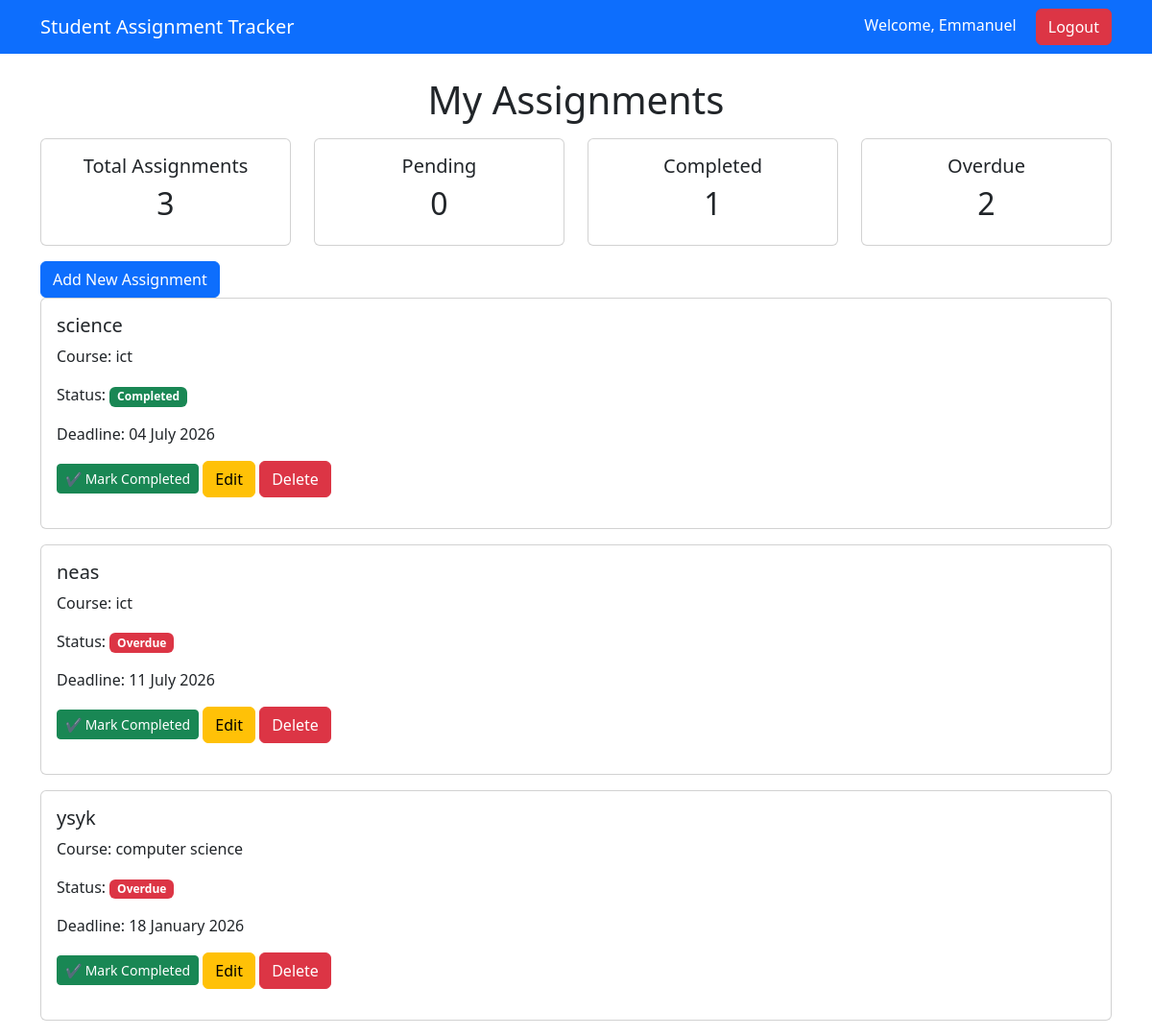
Screenshot of / (signed in) with the database file from the repository.
### models.py (models this page shows, shortened)
class User(db.Model, UserMixin):
    id = db.Column(db.Integer, primary_key=True)
    username = db.Column(db.String(80), unique=True, nullable=False)
    email = db.Column(db.String(120), unique=True, nullable=False)
    password = db.Column(db.String(255), nullable=False)
    assignments = db.relationship(
        "Assignment",
        backref="user",
        lazy=True
    )

class Assignment(db.Model):
    id = db.Column(db.Integer, primary_key=True)
    title = db.Column(db.String(100), nullable=False)
    course = db.Column(db.String(100), nullable=False)
    deadline = db.Column(db.Date, nullable=False)
    status = db.Column(db.String(50), default="Pending")
    user_id = db.Column(
    db.Integer,
    db.ForeignKey("user.id"),
    nullable=True
)

### app.py (the view)
@app.route("/")
@login_required
def home():
    assignments = Assignment.query.filter_by(
        user_id=current_user.id
    ).all()
    today = datetime.today().date()
    for assignment in assignments:
        if (
            assignment.deadline < today
            and assignment.status != "Completed"
        ):
            assignment.status = "Overdue"
    db.session.commit()
    total = len(assignments)
    pending = len([
        a for a in assignments
        if a.status == "Pending"
    ])
    completed = len([
        a for a in assignments
        if a.status == "Completed"
    ])
    overdue = len([
        a for a in assignments
        if a.status == "Overdue"
    ])
    return render_template(
        "index.html",
        assignments=assignments,
        total=total,
        pending=pending,
        completed=completed,
        overdue=overdue
    )

### app.py (called while the page is built)
@login_manager.user_loader
def load_user(user_id):
    return User.query.get(int(user_id))

### templates/index.html (shortened to what this page needs)
{% extends "base.html" %}
{% block content %}
<h1 class="text-center mb-3">
    My Assignments
</h1>
<div class="row mb-3">
    <div class="col-md-3">
        <div class="card text-center">
            <div class="card-body">
                <h5>Total Assignments</h5>
                <h2>{{ total }}</h2>
            </div>
        </div>
    </div>
    <div class="col-md-3">
        <div class="card text-center">
            <div class="card-body">
                <h5>Pending</h5>
                <h2>{{ pending }}</h2>
            </div>
        </div>
    </div>
    <div class="col-md-3">
        <div class="card text-center">
            <div class="card-body">
                <h5>Completed</h5>
                <h2>{{ completed }}</h2>
            </div>
        </div>
    </div>
    <div class="col-md-3">
    <div class="card text-center">
        <div class="card-body">
            <h5>Overdue</h5>
            <h2>{{ overdue }}</h2>
        </div>
    </div>
</div>
</div>
<div class="md-3">
    <a href="{{ url_for('add_assignment') }}" class="btn btn-primary">
        Add New Assignment
    </a>
</div>
{% for assignment in assignments %}
<div class="card mb-3">
    <div class="card-body">
        <h5>
            {{ assignment.title }}
        </h5>
        <p>
            Course: {{ assignment.course }}
        </p>
        <p>
    Status:
    {% if assignment.status == "Completed" %}
        <span class="badge bg-success">
            Completed
        </span>
    {% elif assignment.status == "Overdue" %}
        <span class="badge bg-danger">
            Overdue
        </span>
    {% else %}
        <span class="badge bg-warning text-dark">
            Pending
        </span>
    {% endif %}
</p>
        <p>
            <p>
    Deadline:
    {{ assignment.deadline.strftime('%d %B %Y') }}
</p>
<p>
    <a href="{{ url_for('complete_assignment', id=assignment.id) }}"
       class="btn btn-success btn-sm">
        ✔ Mark Completed
    </a>
    <a href="{{ url_for('edit_assignment', id=assignment.id) }}"
       class="btn btn-warning">
        Edit
    </a>
    <a href="{{ url_for('delete_assignment', id=assignment.id) }}"
       class="btn btn-danger">
        Delete
    </a>
</p>
        </p>
    </div>
</div>
{% endfor %}
{% endblock %}

### templates/base.html (shortened to what this page needs)
<!DOCTYPE html>
<html lang="en">
<head>
    <link
    href="https://cdn.jsdelivr.net/npm/bootstrap@5.3.3/dist/css/bootstrap.min.css"
    rel="stylesheet">
    <link rel="stylesheet" href="{{ url_for('static', filename='style.css') }}">
</head>
<body>
    <nav class="navbar navbar-dark bg-primary">
    <div class="container">
        <a class="navbar-brand" href="/">
            Student Assignment Tracker
        </a>
        <div>
            {% if current_user.is_authenticated %}
    <span class="text-white me-3">
        Welcome, {{ current_user.username }}
    </span>
    <a href="{{ url_for('logout') }}" class="btn btn-danger">
        Logout
    </a>
            {% endif %}
        </div>
    </div>
</nav>
    <div class="container mt-4">
    {% block content %}
    {% endblock %}
</div>
</body>
</html>

### rows the page displays
User: username "Emmanuel"
Assignment: title "science", course "ict", status "Completed", deadline "04 July 2026"
Assignment: title "neas", course "ict", status "Overdue", deadline "11 July 2026"
Assignment: title "ysyk", course "computer science", status "Overdue", deadline "18 January 2026"

### other values shown
{{ total }} "3"
{{ pending }} "0"
{{ completed }} "1"
{{ overdue }} "2"
